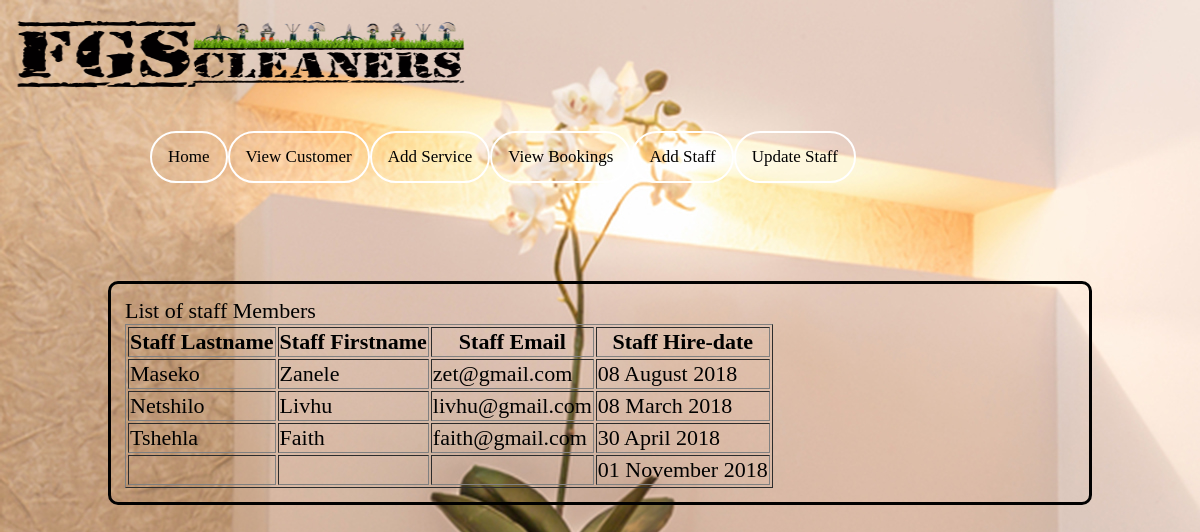
/?controller=showAllStaff&action=showAllStaff, run on the app's committed database.
### tables this page shows
CREATE TABLE `tbl_staff` (
  `staff_id` int(5) NOT NULL AUTO_INCREMENT,
  `staff_lName` varchar(15) DEFAULT NULL,
  `staff_fName` varchar(15) DEFAULT NULL,
  `staff_gender` varchar(15) DEFAULT NULL,
  `staff_idNo` varchar(30) DEFAULT NULL,
  `staff_email` varchar(30) DEFAULT NULL,
  `staff_password` varchar(50) DEFAULT NULL,
  `staff_hireDate` varchar(50) DEFAULT NULL,
  `staff_role` int(1) DEFAULT '3',
  PRIMARY KEY (`staff_id`)
);

### index.php (called while the page is built, shortened)
<?php
        require_once 'routes.php';
?>

### Models/viewStaffModel.php (called while the page is built, shortened)
<?php
  class ViewStaff {
    	public function __construct($lName, $fName,$email,$hireDate) {
      		$this->lName  = $lName;
      		$this->fName  = $fName;
      		$this->email  = $email;
      		$this->hireDate  = $hireDate;
    	}
	public static function all() {
      		$list = array();
      		$db = Db::getInstance();
      		$req = $db->query('SELECT * FROM tbl_staff');
      		foreach($req->fetchAll() as $staff) {
        		$list[] = new ViewStaff($staff['staff_lName'], $staff['staff_fName'], $staff['staff_email'], $staff['staff_hireDate']);
      		}
      	return $list;
    	}
}

### Views/allStaffView.php (the view, shortened to what this page needs)
<!DOCTYPE html>
<html>
<head>
<link rel="stylesheet" href="public/styling.css" />
</head>
<body class="body">
<div class="toptop" style="align:center;">
<div  class="logoHolder">
		        <img  class="logo" src="public/images/lastLogo2.png"; >
		  </div>
</div>
	<div style="margin:0 auto;" class="navParent">
		<div  class="topnav">
                  <a class="active" href="?controller=homePage&action=adminHome">Home</a>
     <a  class="active" href="?controller=showAllCustomer&action=showAllCustomer">View Customer</a></li>
		  <a  class="active" href="?controller=newService&action=insert">Add Service</a> </li>
			<a  class="active" href="?controller=allBooking&action=allBooking">View Bookings</a></li>
                  <a  class="active" href="?controller=addStaff&action=addStaff">Add Staff</a></li>
		  <a  class="active" href="?controller=updateStaff&action=updateStaff">Update Staff</a></li>
		</div>
	</div>
<div style="margin:0 auto;" class="content3">
<?php
echo "List of staff Members";
echo "<form method = GET><table border='1'><tr>
<th>Staff Lastname</th><th>Staff Firstname</th><th>Staff Email</th><th>Staff Hire-date</th>
</tr>";
foreach ($allStaff as $staf) {
echo "<tr>
<td>$staf->lName</td>
<td>$staf->fName</td>
<td>$staf->email</td>
<td>$staf->hireDate</td>
</tr>";
}
?>
</table></form>
</div>
<div style="margin:0 auto;" class="bottomButton">
</div>
</body>
</html>

### public/styling.css (style rules this page uses)
.toptop { border-width:2px; --border-style:solid; border-color:white; --background-color:#0000FF; position:relative; border-radius:10px; }
.topnav { font-family:'Actor'; font-size:22px; background:transparent; overflow: hidden; border-radius:10px; }
.topnav a { float: left; color: #f2f2f2; text-align: center; padding: 14px 16px; text-decoration: none; font-size: 17px; background:transparent; }
.topnav a.active { background-color: #4CAF50; background:transparent; color: black; }
.topnav { border-radius:10px; }
.bottomButton { width:100px; height:50%; border-radius:10px; background:transparent; font-size:19px; font-weight:bold; }
.body { font-family:'Actor';font-size:22px; background-color:#0000FF; background-image: url('../public/images/bg8.jpg'); height:auto; }
.active { border-width:2px; border-style:solid; border-color:white; border-radius:29px; }
.logo { width:550px; height:90px; --margin:10px auto 20px; --display:block; }
.logoHolder { width:100%; }
.content3 { padding:14px; width:950px; height:auto; border-color:black; border-style:solid; border-radius:10px; }
.navParent { height:120px; width:900px;%; -- position:fixed; }
* { box-sizing: border-box; }
*, *:before, *:after { box-sizing: inherit; }
.bottomButton { height:20px; }

### data on the page
tbl_staff: staff_lName "Maseko", staff_fName "Zanele", staff_email "zet@gmail.com", staff_hireDate "08 August 2018"
tbl_staff: staff_lName "Netshilo", staff_fName "Livhu", staff_email "livhu@gmail.com", staff_hireDate "08 March 2018"
tbl_staff: staff_lName "Tshehla", staff_fName "Faith", staff_email "faith@gmail.com", staff_hireDate "30 April 2018"
tbl_staff: staff_hireDate "01 November 2018"
